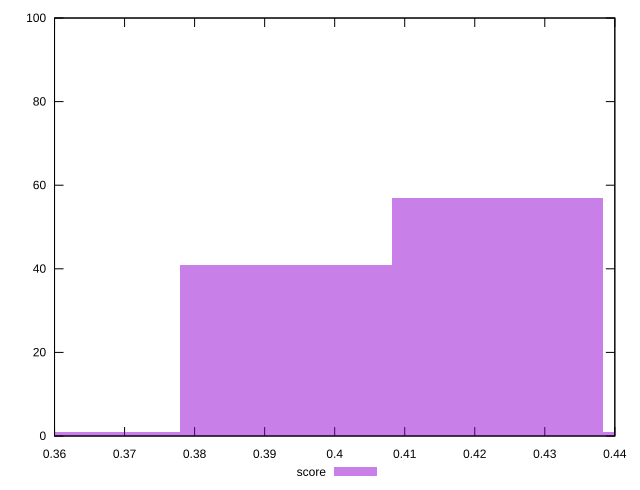

Write gnuplot code to recreate this figure.
reset

$score <<EOF
0.4232450180875173 57
0.39301323108126607 41
0.45347680509376853 1
0.36278144407501484 1
EOF

set key outside below
set boxwidth 0.030231787006251235
set xrange [0.36:0.44]
set yrange [0:100]
set trange [0:100]
set style fill transparent solid 0.5 noborder
set terminal svg size 640, 490 enhanced background rgb 'white'
set output "report_00009_2021-02-08T22-37-41.559Z/uses-webp-images/samples/pages/score/histogram.svg"

plot $score title "score" with boxes

reset
